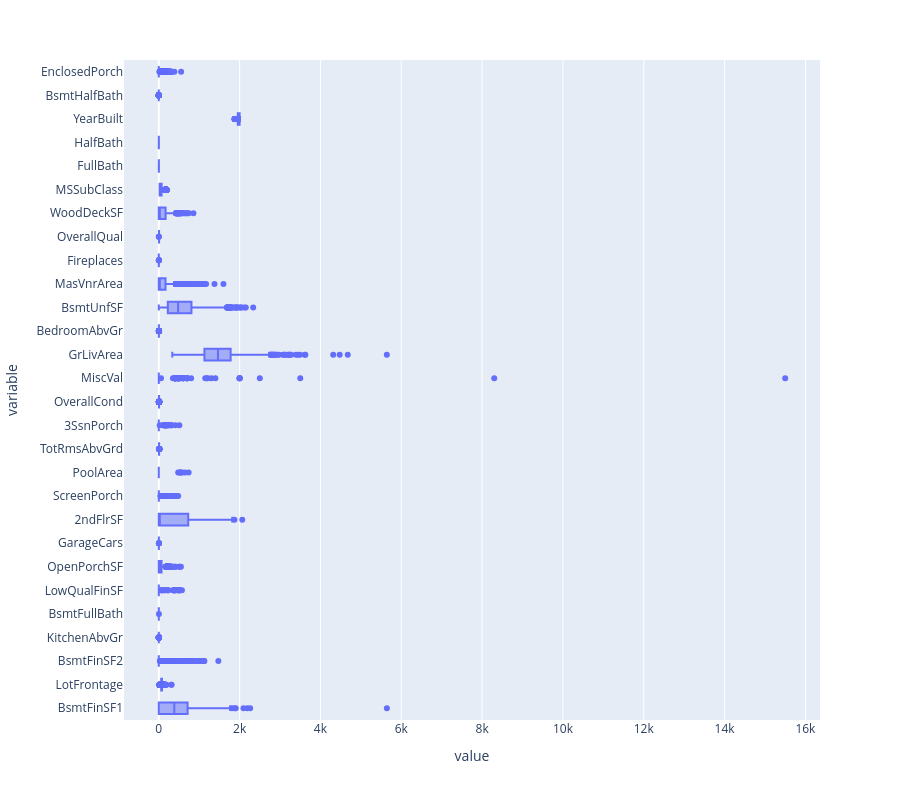

Here is the notebook cell this chart was saved with:
### Markdown cell above
##### outliers

### Code cell
smallscaledata = ['BsmtFinSF1', 'LotFrontage', 'BsmtFinSF2', 'KitchenAbvGr', 'BsmtFullBath', 'LowQualFinSF', 'OpenPorchSF', 'GarageCars', '2ndFlrSF', 'ScreenPorch', 'PoolArea', 'TotRmsAbvGrd', '3SsnPorch', 'OverallCond', 'MiscVal', 'GrLivArea', 'BedroomAbvGr', 'BsmtUnfSF', 'MasVnrArea', 'Fireplaces', 'OverallQual', 'WoodDeckSF', 'MSSubClass', 'FullBath', 'HalfBath', 'YearBuilt', 'BsmtHalfBath', 'EnclosedPorch']
graphoutliers = px.box(data[smallscaledata], orientation= 'h' , height= 800) 
graphoutliers.show()

### Figure 1 — Plotly figure (JSON) as saved in the notebook; plotly's stock layout.template omitted (floating-point values rounded to 4 significant figures; data arrays with more than 128 entries replaced by an {"elided": "..."} marker saying what was removed)
{"data": [{"alignmentgroup": "True", "hovertemplate": "value=%{x}<br>variable=%{y}<extra></extra>", "legendgroup": "", "marker": {"color": "#636efa"}, "name": "", "notched": false, "offsetgroup": "", "orientation": "h", "showlegend": false, "type": "box", "x": {"elided": "40880 float values"}, "x0": " ", "xaxis": "x", "y": {"elided": "40880 str values"}, "y0": " ", "yaxis": "y"}], "layout": {"boxmode": "group", "height": 800, "legend": {"tracegroupgap": 0}, "margin": {"t": 60}, "xaxis": {"anchor": "y", "domain": [0, 1], "title": {"text": "value"}}, "yaxis": {"anchor": "x", "domain": [0, 1], "title": {"text": "variable"}}}}
